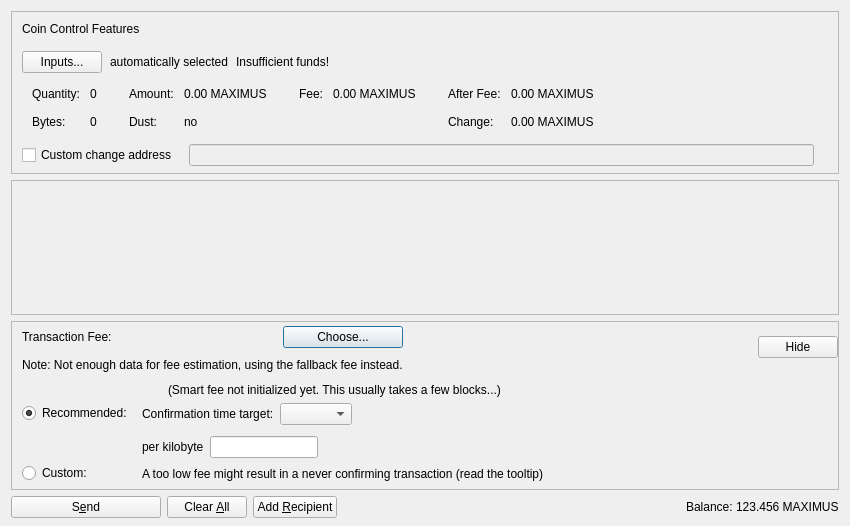
<?xml version="1.0" encoding="UTF-8"?>
<ui version="4.0">
 <class>SendCoinsDialog</class>
 <widget class="QDialog" name="SendCoinsDialog">
  <property name="geometry">
   <rect>
    <x>0</x>
    <y>0</y>
    <width>850</width>
    <height>526</height>
   </rect>
  </property>
  <property name="windowTitle">
   <string>Send Coins</string>
  </property>
  <layout class="QVBoxLayout" name="verticalLayout" stretch="0,1,0,0">
   <property name="bottomMargin">
    <number>8</number>
   </property>
   <item>
    <widget class="QFrame" name="frameCoinControl">
     <property name="sizePolicy">
      <sizepolicy hsizetype="Expanding" vsizetype="Expanding">
       <horstretch>0</horstretch>
       <verstretch>0</verstretch>
      </sizepolicy>
     </property>
     <property name="maximumSize">
      <size>
       <width>16777215</width>
       <height>16777215</height>
      </size>
     </property>
     <property name="frameShape">
      <enum>QFrame::StyledPanel</enum>
     </property>
     <property name="frameShadow">
      <enum>QFrame::Sunken</enum>
     </property>
     <layout class="QVBoxLayout" name="verticalLayoutCoinControl2">
      <property name="spacing">
       <number>0</number>
      </property>
      <property name="leftMargin">
       <number>0</number>
      </property>
      <property name="topMargin">
       <number>0</number>
      </property>
      <property name="rightMargin">
       <number>0</number>
      </property>
      <property name="bottomMargin">
       <number>6</number>
      </property>
      <item>
       <layout class="QVBoxLayout" name="verticalLayoutCoinControl" stretch="0,0,0,0,1">
        <property name="spacing">
         <number>0</number>
        </property>
        <property name="leftMargin">
         <number>10</number>
        </property>
        <property name="topMargin">
         <number>10</number>
        </property>
        <item>
         <layout class="QHBoxLayout" name="horizontalLayoutCoinControl1">
          <property name="bottomMargin">
           <number>15</number>
          </property>
          <item>
           <widget class="QLabel" name="labelCoinControlFeatures">
            <property name="sizePolicy">
             <sizepolicy hsizetype="Preferred" vsizetype="Maximum">
              <horstretch>0</horstretch>
              <verstretch>0</verstretch>
             </sizepolicy>
            </property>
            <property name="text">
             <string>Coin Control Features</string>
            </property>
           </widget>
          </item>
         </layout>
        </item>
        <item>
         <layout class="QHBoxLayout" name="horizontalLayoutCoinControl2" stretch="0,0,0,0">
          <property name="spacing">
           <number>8</number>
          </property>
          <property name="bottomMargin">
           <number>10</number>
          </property>
          <item>
           <widget class="QPushButton" name="pushButtonCoinControl">
            <property name="styleSheet">
             <string notr="true"/>
            </property>
            <property name="text">
             <string>Inputs...</string>
            </property>
            <property name="autoDefault">
             <bool>false</bool>
            </property>
           </widget>
          </item>
          <item>
           <widget class="QLabel" name="labelCoinControlAutomaticallySelected">
            <property name="text">
             <string>automatically selected</string>
            </property>
            <property name="margin">
             <number>5</number>
            </property>
           </widget>
          </item>
          <item>
           <widget class="QLabel" name="labelCoinControlInsuffFunds">
            <property name="text">
             <string>Insufficient funds!</string>
            </property>
            <property name="margin">
             <number>5</number>
            </property>
           </widget>
          </item>
          <item>
           <spacer name="horizontalSpacerCoinControl">
            <property name="orientation">
             <enum>Qt::Horizontal</enum>
            </property>
            <property name="sizeHint" stdset="0">
             <size>
              <width>40</width>
              <height>1</height>
             </size>
            </property>
           </spacer>
          </item>
         </layout>
        </item>
        <item>
         <widget class="QWidget" name="widgetCoinControl" native="true">
          <property name="sizePolicy">
           <sizepolicy hsizetype="Preferred" vsizetype="Preferred">
            <horstretch>0</horstretch>
            <verstretch>0</verstretch>
           </sizepolicy>
          </property>
          <property name="minimumSize">
           <size>
            <width>0</width>
            <height>0</height>
           </size>
          </property>
          <property name="styleSheet">
           <string notr="true"/>
          </property>
          <layout class="QHBoxLayout" name="horizontalLayoutCoinControl5">
           <property name="leftMargin">
            <number>0</number>
           </property>
           <property name="topMargin">
            <number>0</number>
           </property>
           <property name="rightMargin">
            <number>0</number>
           </property>
           <property name="bottomMargin">
            <number>0</number>
           </property>
           <item>
            <layout class="QHBoxLayout" name="horizontalLayoutCoinControl3" stretch="0,0,0,1">
             <property name="spacing">
              <number>20</number>
             </property>
             <property name="topMargin">
              <number>0</number>
             </property>
             <property name="bottomMargin">
              <number>10</number>
             </property>
             <item>
              <layout class="QFormLayout" name="formLayoutCoinControl1">
               <property name="horizontalSpacing">
                <number>10</number>
               </property>
               <property name="verticalSpacing">
                <number>14</number>
               </property>
               <property name="leftMargin">
                <number>10</number>
               </property>
               <property name="topMargin">
                <number>4</number>
               </property>
               <property name="rightMargin">
                <number>6</number>
               </property>
               <item row="0" column="0">
                <widget class="QLabel" name="labelCoinControlQuantityText">
                 <property name="text">
                  <string>Quantity:</string>
                 </property>
                 <property name="margin">
                  <number>0</number>
                 </property>
                </widget>
               </item>
               <item row="0" column="1">
                <widget class="QLabel" name="labelCoinControlQuantity">
                 <property name="cursor">
                  <cursorShape>IBeamCursor</cursorShape>
                 </property>
                 <property name="contextMenuPolicy">
                  <enum>Qt::ActionsContextMenu</enum>
                 </property>
                 <property name="text">
                  <string notr="true">0</string>
                 </property>
                 <property name="margin">
                  <number>0</number>
                 </property>
                 <property name="textInteractionFlags">
                  <set>Qt::LinksAccessibleByMouse|Qt::TextSelectableByKeyboard|Qt::TextSelectableByMouse</set>
                 </property>
                </widget>
               </item>
               <item row="1" column="0">
                <widget class="QLabel" name="labelCoinControlBytesText">
                 <property name="text">
                  <string>Bytes:</string>
                 </property>
                </widget>
               </item>
               <item row="1" column="1">
                <widget class="QLabel" name="labelCoinControlBytes">
                 <property name="cursor">
                  <cursorShape>IBeamCursor</cursorShape>
                 </property>
                 <property name="contextMenuPolicy">
                  <enum>Qt::ActionsContextMenu</enum>
                 </property>
                 <property name="text">
                  <string notr="true">0</string>
                 </property>
                 <property name="textInteractionFlags">
                  <set>Qt::LinksAccessibleByMouse|Qt::TextSelectableByKeyboard|Qt::TextSelectableByMouse</set>
                 </property>
                </widget>
               </item>
              </layout>
             </item>
             <item>
              <layout class="QFormLayout" name="formLayoutCoinControl2">
               <property name="horizontalSpacing">
                <number>10</number>
               </property>
               <property name="verticalSpacing">
                <number>14</number>
               </property>
               <property name="leftMargin">
                <number>6</number>
               </property>
               <property name="topMargin">
                <number>4</number>
               </property>
               <property name="rightMargin">
                <number>6</number>
               </property>
               <item row="0" column="0">
                <widget class="QLabel" name="labelCoinControlAmountText">
                 <property name="text">
                  <string>Amount:</string>
                 </property>
                 <property name="margin">
                  <number>0</number>
                 </property>
                </widget>
               </item>
               <item row="0" column="1">
                <widget class="QLabel" name="labelCoinControlAmount">
                 <property name="cursor">
                  <cursorShape>IBeamCursor</cursorShape>
                 </property>
                 <property name="contextMenuPolicy">
                  <enum>Qt::ActionsContextMenu</enum>
                 </property>
                 <property name="text">
                  <string notr="true">0.00 MAXIMUS</string>
                 </property>
                 <property name="textInteractionFlags">
                  <set>Qt::LinksAccessibleByMouse|Qt::TextSelectableByKeyboard|Qt::TextSelectableByMouse</set>
                 </property>
                </widget>
               </item>
               <item row="1" column="0">
                <widget class="QLabel" name="labelCoinControlLowOutputText">
                 <property name="text">
                  <string>Dust:</string>
                 </property>
                </widget>
               </item>
               <item row="1" column="1">
                <widget class="QLabel" name="labelCoinControlLowOutput">
                 <property name="cursor">
                  <cursorShape>IBeamCursor</cursorShape>
                 </property>
                 <property name="contextMenuPolicy">
                  <enum>Qt::ActionsContextMenu</enum>
                 </property>
                 <property name="text">
                  <string notr="true">no</string>
                 </property>
                 <property name="textInteractionFlags">
                  <set>Qt::LinksAccessibleByMouse|Qt::TextSelectableByKeyboard|Qt::TextSelectableByMouse</set>
                 </property>
                </widget>
               </item>
              </layout>
             </item>
             <item>
              <layout class="QFormLayout" name="formLayoutCoinControl3">
               <property name="horizontalSpacing">
                <number>10</number>
               </property>
               <property name="verticalSpacing">
                <number>14</number>
               </property>
               <property name="leftMargin">
                <number>6</number>
               </property>
               <property name="topMargin">
                <number>4</number>
               </property>
               <property name="rightMargin">
                <number>6</number>
               </property>
               <item row="0" column="0">
                <widget class="QLabel" name="labelCoinControlFeeText">
                 <property name="text">
                  <string>Fee:</string>
                 </property>
                 <property name="margin">
                  <number>0</number>
                 </property>
                </widget>
               </item>
               <item row="0" column="1">
                <widget class="QLabel" name="labelCoinControlFee">
                 <property name="cursor">
                  <cursorShape>IBeamCursor</cursorShape>
                 </property>
                 <property name="contextMenuPolicy">
                  <enum>Qt::ActionsContextMenu</enum>
                 </property>
                 <property name="text">
                  <string notr="true">0.00 MAXIMUS</string>
                 </property>
                 <property name="textInteractionFlags">
                  <set>Qt::LinksAccessibleByMouse|Qt::TextSelectableByKeyboard|Qt::TextSelectableByMouse</set>
                 </property>
                </widget>
               </item>
              </layout>
             </item>
             <item>
              <layout class="QFormLayout" name="formLayoutCoinControl4">
               <property name="horizontalSpacing">
                <number>10</number>
               </property>
               <property name="verticalSpacing">
                <number>14</number>
               </property>
               <property name="leftMargin">
                <number>6</number>
               </property>
               <property name="topMargin">
                <number>4</number>
               </property>
               <property name="rightMargin">
                <number>6</number>
               </property>
               <item row="0" column="0">
                <widget class="QLabel" name="labelCoinControlAfterFeeText">
                 <property name="text">
                  <string>After Fee:</string>
                 </property>
                 <property name="margin">
                  <number>0</number>
                 </property>
                </widget>
               </item>
               <item row="0" column="1">
                <widget class="QLabel" name="labelCoinControlAfterFee">
                 <property name="cursor">
                  <cursorShape>IBeamCursor</cursorShape>
                 </property>
                 <property name="contextMenuPolicy">
                  <enum>Qt::ActionsContextMenu</enum>
                 </property>
                 <property name="text">
                  <string notr="true">0.00 MAXIMUS</string>
                 </property>
                 <property name="textInteractionFlags">
                  <set>Qt::LinksAccessibleByMouse|Qt::TextSelectableByKeyboard|Qt::TextSelectableByMouse</set>
                 </property>
                </widget>
               </item>
               <item row="1" column="0">
                <widget class="QLabel" name="labelCoinControlChangeText">
                 <property name="text">
                  <string>Change:</string>
                 </property>
                </widget>
               </item>
               <item row="1" column="1">
                <widget class="QLabel" name="labelCoinControlChange">
                 <property name="cursor">
                  <cursorShape>IBeamCursor</cursorShape>
                 </property>
                 <property name="contextMenuPolicy">
                  <enum>Qt::ActionsContextMenu</enum>
                 </property>
                 <property name="text">
                  <string notr="true">0.00 MAXIMUS</string>
                 </property>
                 <property name="textInteractionFlags">
                  <set>Qt::LinksAccessibleByMouse|Qt::TextSelectableByKeyboard|Qt::TextSelectableByMouse</set>
                 </property>
                </widget>
               </item>
              </layout>
             </item>
            </layout>
           </item>
          </layout>
         </widget>
        </item>
        <item>
         <layout class="QHBoxLayout" name="horizontalLayoutCoinControl4" stretch="0,0,0">
          <property name="spacing">
           <number>12</number>
          </property>
          <property name="sizeConstraint">
           <enum>QLayout::SetDefaultConstraint</enum>
          </property>
          <property name="topMargin">
           <number>5</number>
          </property>
          <property name="rightMargin">
           <number>5</number>
          </property>
          <item>
           <widget class="QCheckBox" name="checkBoxCoinControlChange">
            <property name="toolTip">
             <string>If this is activated, but the change address is empty or invalid, change will be sent to a newly generated address.</string>
            </property>
            <property name="text">
             <string>Custom change address</string>
            </property>
           </widget>
          </item>
          <item>
           <widget class="QValidatedLineEdit" name="lineEditCoinControlChange">
            <property name="enabled">
             <bool>false</bool>
            </property>
            <property name="sizePolicy">
             <sizepolicy hsizetype="Expanding" vsizetype="Fixed">
              <horstretch>0</horstretch>
              <verstretch>0</verstretch>
             </sizepolicy>
            </property>
           </widget>
          </item>
          <item>
           <widget class="QLabel" name="labelCoinControlChangeLabel">
            <property name="sizePolicy">
             <sizepolicy hsizetype="Preferred" vsizetype="Expanding">
              <horstretch>0</horstretch>
              <verstretch>0</verstretch>
             </sizepolicy>
            </property>
            <property name="minimumSize">
             <size>
              <width>0</width>
              <height>0</height>
             </size>
            </property>
            <property name="text">
             <string/>
            </property>
            <property name="margin">
             <number>3</number>
            </property>
           </widget>
          </item>
         </layout>
        </item>
        <item>
         <spacer name="verticalSpacerCoinControl">
          <property name="orientation">
           <enum>Qt::Vertical</enum>
          </property>
          <property name="sizeHint" stdset="0">
           <size>
            <width>800</width>
            <height>1</height>
           </size>
          </property>
         </spacer>
        </item>
       </layout>
      </item>
     </layout>
    </widget>
   </item>
   <item>
    <widget class="QScrollArea" name="scrollArea">
     <property name="widgetResizable">
      <bool>true</bool>
     </property>
     <widget class="QWidget" name="scrollAreaWidgetContents">
      <property name="geometry">
       <rect>
        <x>0</x>
        <y>0</y>
        <width>830</width>
        <height>104</height>
       </rect>
      </property>
      <layout class="QVBoxLayout" name="verticalLayout_2" stretch="0,1">
       <property name="leftMargin">
        <number>0</number>
       </property>
       <property name="topMargin">
        <number>0</number>
       </property>
       <property name="rightMargin">
        <number>0</number>
       </property>
       <property name="bottomMargin">
        <number>0</number>
       </property>
       <item>
        <layout class="QVBoxLayout" name="entries">
         <property name="spacing">
          <number>6</number>
         </property>
        </layout>
       </item>
       <item>
        <spacer name="verticalSpacer">
         <property name="orientation">
          <enum>Qt::Vertical</enum>
         </property>
         <property name="sizeHint" stdset="0">
          <size>
           <width>20</width>
           <height>40</height>
          </size>
         </property>
        </spacer>
       </item>
      </layout>
     </widget>
    </widget>
   </item>
   <item>
    <widget class="QFrame" name="frameFee">
     <property name="sizePolicy">
      <sizepolicy hsizetype="Expanding" vsizetype="Expanding">
       <horstretch>0</horstretch>
       <verstretch>0</verstretch>
      </sizepolicy>
     </property>
     <property name="maximumSize">
      <size>
       <width>16777215</width>
       <height>16777215</height>
      </size>
     </property>
     <property name="frameShape">
      <enum>QFrame::StyledPanel</enum>
     </property>
     <property name="frameShadow">
      <enum>QFrame::Sunken</enum>
     </property>
     <layout class="QVBoxLayout" name="verticalLayoutFee1">
      <property name="spacing">
       <number>0</number>
      </property>
      <property name="leftMargin">
       <number>0</number>
      </property>
      <property name="topMargin">
       <number>0</number>
      </property>
      <property name="rightMargin">
       <number>0</number>
      </property>
      <property name="bottomMargin">
       <number>0</number>
      </property>
      <item>
       <layout class="QVBoxLayout" name="verticalLayoutFee2" stretch="0,0,0">
        <property name="spacing">
         <number>0</number>
        </property>
        <property name="leftMargin">
         <number>10</number>
        </property>
        <property name="topMargin">
         <number>0</number>
        </property>
        <item>
         <layout class="QHBoxLayout" name="horizontalLayoutFee1">
          <property name="bottomMargin">
           <number>0</number>
          </property>
          <item>
           <layout class="QVBoxLayout" name="verticalLayoutFee7">
            <property name="spacing">
             <number>0</number>
            </property>
            <item>
             <spacer name="verticalSpacerSmartFee">
              <property name="orientation">
               <enum>Qt::Vertical</enum>
              </property>
              <property name="sizeType">
               <enum>QSizePolicy::Fixed</enum>
              </property>
              <property name="sizeHint" stdset="0">
               <size>
                <width>1</width>
                <height>4</height>
               </size>
              </property>
             </spacer>
            </item>
            <item>
             <layout class="QHBoxLayout" name="horizontalLayoutSmartFee">
              <property name="spacing">
               <number>10</number>
              </property>
              <item>
               <widget class="QLabel" name="labelFeeHeadline">
                <property name="sizePolicy">
                 <sizepolicy hsizetype="Preferred" vsizetype="Maximum">
                  <horstretch>0</horstretch>
                  <verstretch>0</verstretch>
                 </sizepolicy>
                </property>
                <property name="text">
                 <string>Transaction Fee:</string>
                </property>
               </widget>
              </item>
              <item>
               <widget class="QLabel" name="labelFeeMinimized">
                <property name="text">
                 <string/>
                </property>
               </widget>
              </item>
              <item>
               <widget class="QPushButton" name="buttonChooseFee">
                <property name="text">
                 <string>Choose...</string>
                </property>
               </widget>
              </item>
             </layout>
            </item>
            <item>
             <spacer name="verticalSpacer_7">
              <property name="orientation">
               <enum>Qt::Vertical</enum>
              </property>
              <property name="sizeHint" stdset="0">
               <size>
                <width>1</width>
                <height>10</height>
               </size>
              </property>
             </spacer>
            </item>
            <item>
             <widget class="QLabel" name="fallbackFeeWarningLabel">
              <property name="toolTip">
               <string>Using the fallbackfee can result in sending a transaction that will take several hours or days (or never) to confirm. Consider choosing your fee manually or wait until you have validated the complete chain.</string>
              </property>
              <property name="text">
               <string>Note: Not enough data for fee estimation, using the fallback fee instead.</string>
              </property>
              <property name="wordWrap">
               <bool>false</bool>
              </property>
             </widget>
            </item>
            <item>
             <spacer name="verticalSpacer_5">
              <property name="orientation">
               <enum>Qt::Vertical</enum>
              </property>
              <property name="sizeHint" stdset="0">
               <size>
                <width>1</width>
                <height>1</height>
               </size>
              </property>
             </spacer>
            </item>
           </layout>
          </item>
          <item>
           <spacer name="horizontalSpacer_4">
            <property name="orientation">
             <enum>Qt::Horizontal</enum>
            </property>
            <property name="sizeHint" stdset="0">
             <size>
              <width>1</width>
              <height>1</height>
             </size>
            </property>
           </spacer>
          </item>
          <item>
           <widget class="QPushButton" name="buttonMinimizeFee">
            <property name="toolTip">
             <string>Hide transaction fee settings</string>
            </property>
            <property name="text">
             <string>Hide</string>
            </property>
           </widget>
          </item>
         </layout>
        </item>
        <item>
         <widget class="QFrame" name="frameFeeSelection">
          <layout class="QVBoxLayout" name="verticalLayoutFee12">
           <property name="spacing">
            <number>0</number>
           </property>
           <property name="leftMargin">
            <number>0</number>
           </property>
           <property name="topMargin">
            <number>0</number>
           </property>
           <property name="rightMargin">
            <number>0</number>
           </property>
           <property name="bottomMargin">
            <number>0</number>
           </property>
           <item>
            <layout class="QGridLayout" name="gridLayoutFee">
             <property name="topMargin">
              <number>10</number>
             </property>
             <property name="bottomMargin">
              <number>4</number>
             </property>
             <property name="horizontalSpacing">
              <number>10</number>
             </property>
             <property name="verticalSpacing">
              <number>4</number>
             </property>
             <item row="1" column="1">
              <layout class="QVBoxLayout" name="verticalLayoutFee8">
               <property name="spacing">
                <number>6</number>
               </property>
               <property name="topMargin">
                <number>3</number>
               </property>
               <item>
                <layout class="QHBoxLayout" name="horizontalLayoutFee13" stretch="0,0,1">
                 <item>
                  <widget class="QLabel" name="labelCustomPerKilobyte">
                   <property name="toolTip">
                    <string>If the custom fee is set to 1000 muffs and the transaction is only 250 bytes, then &quot;per kilobyte&quot; only pays 250 muffs in fee,&lt;br /&gt;while &quot;at least&quot; pays 1000 muffs. For transactions bigger than a kilobyte both pay by kilobyte.</string>
                   </property>
                   <property name="text">
                    <string>per kilobyte</string>
                   </property>
                  </widget>
                 </item>
                 <item>
                  <widget class="BitcoinAmountField" name="customFee"/>
                 </item>
                 <item>
                  <spacer name="horizontalSpacer_6">
                   <property name="orientation">
                    <enum>Qt::Horizontal</enum>
                   </property>
                   <property name="sizeHint" stdset="0">
                    <size>
                     <width>1</width>
                     <height>1</height>
                    </size>
                   </property>
                  </spacer>
                 </item>
                </layout>
               </item>
               <item>
                <layout class="QHBoxLayout" name="horizontalLayoutFee8">
                 <item>
                  <widget class="QLabel" name="labelCustomFeeWarning">
                   <property name="enabled">
                    <bool>true</bool>
                   </property>
                   <property name="toolTip">
                    <string>When there is less transaction volume than space in the blocks, miners as well as relaying nodes may enforce a minimum fee. Paying only this minimum fee is just fine, but be aware that this can result in a never confirming transaction once there is more demand for maximus transactions than the network can process.</string>
                   </property>
                   <property name="text">
                    <string>A too low fee might result in a never confirming transaction (read the tooltip)</string>
                   </property>
                  </widget>
                 </item>
                 <item>
                  <spacer name="horizontalSpacer_2">
                   <property name="orientation">
                    <enum>Qt::Horizontal</enum>
                   </property>
                   <property name="sizeHint" stdset="0">
                    <size>
                     <width>1</width>
                     <height>1</height>
                    </size>
                   </property>
                  </spacer>
                 </item>
                </layout>
               </item>
              </layout>
             </item>
             <item row="0" column="0">
              <layout class="QVBoxLayout" name="verticalLayoutFee4" stretch="0,1">
               <property name="topMargin">
                <number>20</number>
               </property>
               <property name="bottomMargin">
                <number>3</number>
               </property>
               <item>
                <widget class="QRadioButton" name="radioSmartFee">
                 <property name="text">
                  <string>Recommended:</string>
                 </property>
                 <property name="checked">
                  <bool>true</bool>
                 </property>
                 <attribute name="buttonGroup">
                  <string notr="true">groupFee</string>
                 </attribute>
                </widget>
               </item>
               <item>
                <spacer name="verticalSpacer_2">
                 <property name="orientation">
                  <enum>Qt::Vertical</enum>
                 </property>
                 <property name="sizeHint" stdset="0">
                  <size>
                   <width>1</width>
                   <height>1</height>
                  </size>
                 </property>
                </spacer>
               </item>
              </layout>
             </item>
             <item row="1" column="0">
              <layout class="QVBoxLayout" name="verticalLayoutFee9" stretch="0,1">
               <property name="topMargin">
                <number>30</number>
               </property>
               <item>
                <widget class="QRadioButton" name="radioCustomFee">
                 <property name="text">
                  <string>Custom:</string>
                 </property>
                 <attribute name="buttonGroup">
                  <string notr="true">groupFee</string>
                 </attribute>
                </widget>
               </item>
               <item>
                <spacer name="verticalSpacer_6">
                 <property name="orientation">
                  <enum>Qt::Vertical</enum>
                 </property>
                 <property name="sizeHint" stdset="0">
                  <size>
                   <width>1</width>
                   <height>1</height>
                  </size>
                 </property>
                </spacer>
               </item>
              </layout>
             </item>
             <item row="0" column="1">
              <layout class="QVBoxLayout" name="verticalLayoutFee3" stretch="0,0,1">
               <property name="spacing">
                <number>6</number>
               </property>
               <property name="topMargin">
                <number>0</number>
               </property>
               <property name="bottomMargin">
                <number>3</number>
               </property>
               <item>
                <layout class="QHBoxLayout" name="horizontalLayoutFee12">
                 <item>
                  <widget class="QLabel" name="labelSmartFee">
                   <property name="text">
                    <string/>
                   </property>
                  </widget>
                 </item>
                 <item>
                  <widget class="QLabel" name="labelFeeEstimation">
                   <property name="text">
                    <string/>
                   </property>
                  </widget>
                 </item>
                 <item>
                  <widget class="QLabel" name="labelSmartFee2">
                   <property name="text">
                    <string>(Smart fee not initialized yet. This usually takes a few blocks...)</string>
                   </property>
                  </widget>
                 </item>
                 <item>
                  <spacer name="horizontalSpacer_5">
                   <property name="orientation">
                    <enum>Qt::Horizontal</enum>
                   </property>
                   <property name="sizeHint" stdset="0">
                    <size>
                     <width>1</width>
                     <height>1</height>
                    </size>
                   </property>
                  </spacer>
                 </item>
                </layout>
               </item>
               <item>
                <layout class="QHBoxLayout" name="horizontalLayoutFee9">
                 <item>
                  <layout class="QVBoxLayout" name="verticalLayoutFee6">
                   <item>
                    <widget class="QLabel" name="labelSmartFee3">
                     <property name="text">
                      <string>Confirmation time target:</string>
                     </property>
                    </widget>
                   </item>
                  </layout>
                 </item>
                 <item>
                  <layout class="QVBoxLayout" name="verticalLayoutFee5">
                   <property name="rightMargin">
                    <number>30</number>
                   </property>
                   <item>
                    <layout class="QHBoxLayout" name="horizontalLayoutConfTarget">
                     <property name="bottomMargin">
                      <number>0</number>
                     </property>
                     <item>
                      <widget class="QComboBox" name="confTargetSelector"/>
                     </item>
                     <item>
                      <spacer name="horizontalSpacerConfTarget">
                       <property name="orientation">
                        <enum>Qt::Horizontal</enum>
                       </property>
                       <property name="sizeHint" stdset="0">
                        <size>
                         <width>40</width>
                         <height>20</height>
                        </size>
                       </property>
                      </spacer>
                     </item>
                    </layout>
                   </item>
                  </layout>
                 </item>
                </layout>
               </item>
               <item>
                <spacer name="verticalSpacer_4">
                 <property name="orientation">
                  <enum>Qt::Vertical</enum>
                 </property>
                 <property name="sizeHint" stdset="0">
                  <size>
                   <width>1</width>
                   <height>1</height>
                  </size>
                 </property>
                </spacer>
               </item>
              </layout>
             </item>
            </layout>
           </item>
          </layout>
         </widget>
        </item>
        <item>
         <spacer name="verticalSpacerFee">
          <property name="orientation">
           <enum>Qt::Vertical</enum>
          </property>
          <property name="sizeHint" stdset="0">
           <size>
            <width>800</width>
            <height>1</height>
           </size>
          </property>
         </spacer>
        </item>
       </layout>
      </item>
     </layout>
    </widget>
   </item>
   <item>
    <layout class="QHBoxLayout" name="horizontalLayout">
     <item>
      <widget class="QPushButton" name="sendButton">
       <property name="minimumSize">
        <size>
         <width>150</width>
         <height>0</height>
        </size>
       </property>
       <property name="toolTip">
        <string>Confirm the send action</string>
       </property>
       <property name="text">
        <string>S&amp;end</string>
       </property>
       <property name="autoDefault">
        <bool>false</bool>
       </property>
       <property name="default">
        <bool>false</bool>
       </property>
      </widget>
     </item>
     <item>
      <widget class="QPushButton" name="clearButton">
       <property name="sizePolicy">
        <sizepolicy hsizetype="Minimum" vsizetype="Fixed">
         <horstretch>0</horstretch>
         <verstretch>0</verstretch>
        </sizepolicy>
       </property>
       <property name="toolTip">
        <string>Clear all fields of the form.</string>
       </property>
       <property name="text">
        <string>Clear &amp;All</string>
       </property>
       <property name="autoDefault">
        <bool>false</bool>
       </property>
      </widget>
     </item>
     <item>
      <widget class="QPushButton" name="addButton">
       <property name="toolTip">
        <string>Send to multiple recipients at once</string>
       </property>
       <property name="text">
        <string>Add &amp;Recipient</string>
       </property>
       <property name="autoDefault">
        <bool>false</bool>
       </property>
      </widget>
     </item>
     <item>
      <spacer name="horizontalSpacer">
       <property name="orientation">
        <enum>Qt::Horizontal</enum>
       </property>
       <property name="sizeHint" stdset="0">
        <size>
         <width>40</width>
         <height>20</height>
        </size>
       </property>
      </spacer>
     </item>
     <item>
      <layout class="QHBoxLayout" name="horizontalLayout_2">
       <property name="spacing">
        <number>3</number>
       </property>
       <item>
        <widget class="QLabel" name="labelBalanceName">
         <property name="text">
          <string>Balance:</string>
         </property>
        </widget>
       </item>
       <item>
        <widget class="QLabel" name="labelBalance">
         <property name="sizePolicy">
          <sizepolicy hsizetype="Preferred" vsizetype="Preferred">
           <horstretch>0</horstretch>
           <verstretch>0</verstretch>
          </sizepolicy>
         </property>
         <property name="cursor">
          <cursorShape>IBeamCursor</cursorShape>
         </property>
         <property name="text">
          <string notr="true">123.456 MAXIMUS</string>
         </property>
         <property name="textInteractionFlags">
          <set>Qt::LinksAccessibleByMouse|Qt::TextSelectableByKeyboard|Qt::TextSelectableByMouse</set>
         </property>
        </widget>
       </item>
      </layout>
     </item>
    </layout>
   </item>
  </layout>
 </widget>
 <customwidgets>
  <customwidget>
   <class>QValidatedLineEdit</class>
   <extends>QLineEdit</extends>
   <header>qt/qvalidatedlineedit.h</header>
  </customwidget>
  <customwidget>
   <class>BitcoinAmountField</class>
   <extends>QLineEdit</extends>
   <header>qt/bitcoinamountfield.h</header>
   <container>1</container>
  </customwidget>
 </customwidgets>
 <resources>
  <include location="../maximus.qrc"/>
 </resources>
 <connections/>
 <buttongroups>
  <buttongroup name="groupFee"/>
 </buttongroups>
</ui>
